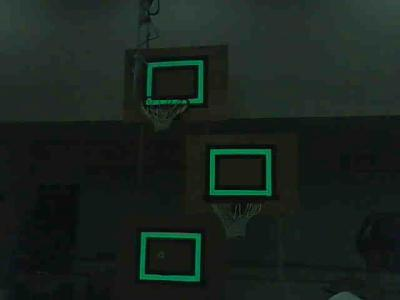
#> input picture learn/vish/LearningVision/datasets/2012-retroreflective-targets.jpg, 400 x 300 px
$ python vision.py
#> lines starting #> are read from the running program, lines starting #| are printed output that depends on the picture; after the words box and inside, x2 and y2 are one past the last pixel; in counts of white or black regions, pixels touching at a corner belong together
import cv2
import matplotlib.pyplot as plt


img_path = "./datasets/2012-retroreflective-targets.jpg"

print(cv2.__version__)

if(5 == 4):
    print("hehee")

#Shows normal image
img = cv2.imread(img_path) #imread returns numpy array
#> img is the input picture: shape (300, 400, 3); mean B, G, R 29.8, 34.8, 25.1
# cv2.imshow("original image", img) #Shows image
# cv2.waitKey(-1) #keeps it up

#Lets you see specific pixel points
plt.imshow(img)
# plt.show()

cropped_img = img[137:215, 185:300]
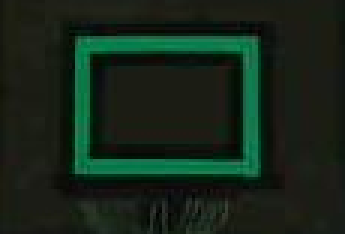
#> cropped_img: shape (78, 115, 3) (shown 3 times larger); mean B, G, R 24.8, 37.1, 21.7
# print(cropped_img.shape)

edges = cv2.Canny(cropped_img, 400, 120)
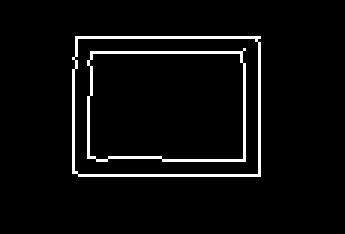
#> edges: shape (78, 115) (shown 3 times larger); 4.3% white in thin lines or dots, all inside (x1, y1, x2, y2) = (24, 12, 87, 59)

alpha = 0.5 #Alpha is for contrast
beta = 10   #Beta is for brightness
new_img = cv2.addWeighted(cropped_img, alpha, cropped_img, alpha, beta)
print("heelle")
plt.imshow(new_img)
plt.show()
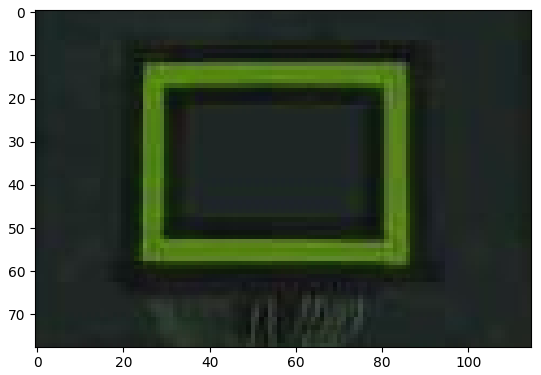
#> figure drawn by matplotlib, 1 panel; B, G, R data is drawn as R, G, B
